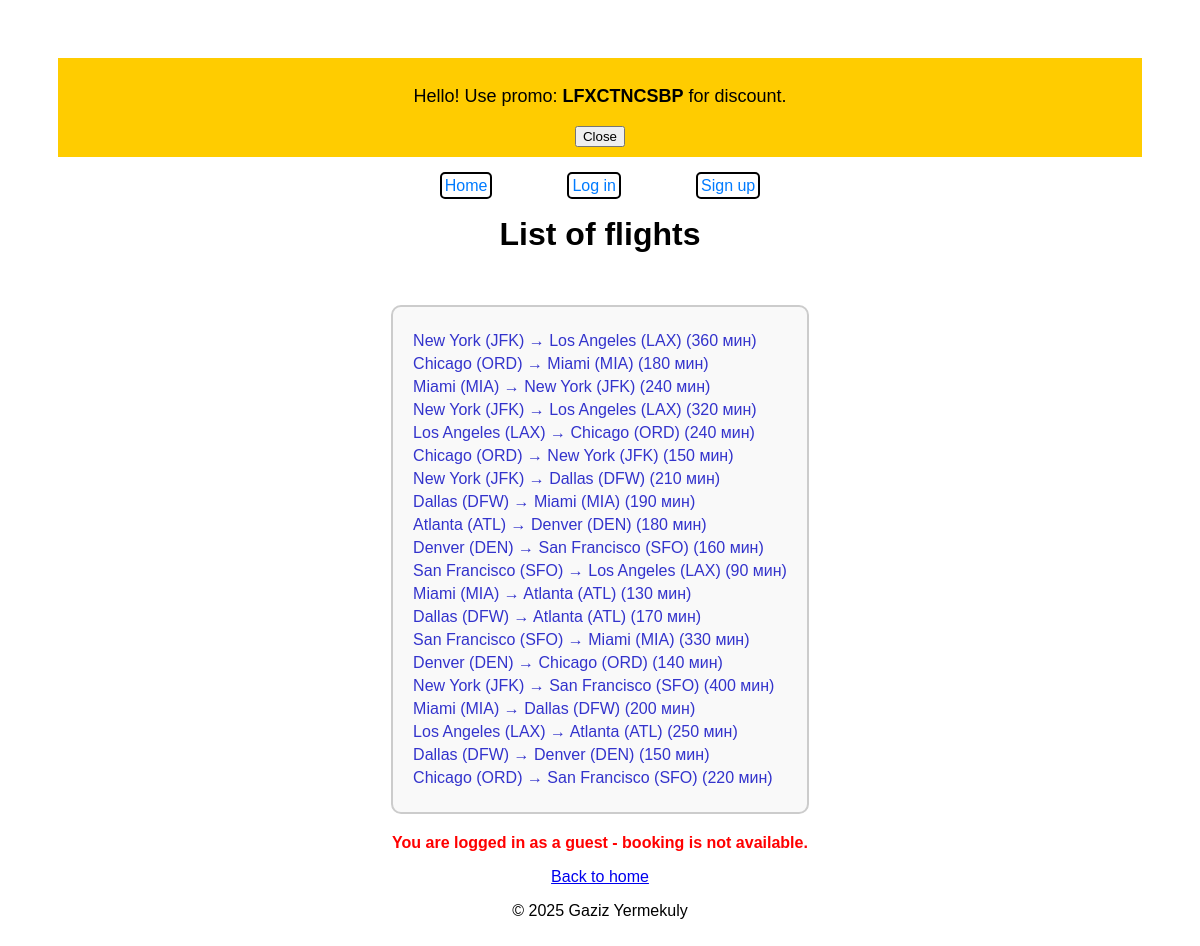
Screenshot of /guest-flights/ with the database file from the repository.
### flights/models.py (models this page shows, shortened)
class Flight(models.Model):
    origin = models.ForeignKey(Airport, on_delete=models.CASCADE, related_name="departures")
    destination = models.ForeignKey(Airport, on_delete=models.CASCADE, related_name="arrivals")
    duration = models.IntegerField()
    capacity = models.IntegerField()

class Airport(models.Model):
    code = models.CharField(max_length=3, unique=True)
    city = models.CharField(max_length=64)
    def __str__(self):
        return f"{self.city} ({self.code})"

### flights/views.py (the view)
# urls.py: path('guest-flights/', views.guest_flights, name='guest_flights'),
def guest_flights(request):
    flights = Flight.objects.all()
    return render(request, 'flights/guest_flights.html', {'flights': flights})

### flights/templates/flights/guest_flights.html (shortened to what this page needs)
{% extends 'flights/base.html' %}
{% block content %}
<!DOCTYPE html>
<html>
<head>
</head>
<body>
    <h1>List of flights</h1>
    <div class="flight-box">
        {% for flight in flights %}
            <a href="#">{{ flight.origin }} → {{ flight.destination }} ({{ flight.duration }} мин)</a>
        {% empty %}
            <p>Flights not found.</p>
        {% endfor %}
    </div>
    <p class="note">You are logged in as a guest - booking is not available.</p>
    <a href="{% url 'home' %}">Back to home</a>
</body>
</html>
{% endblock %}

### flights/templates/flights/guest_flights.html (style rules this page uses)
body { font-family: Arial, sans-serif; text-align: center; padding: 50px; }
.flight-box { display: inline-block; text-align: left; padding: 20px; border: 2px solid #ccc; border-radius: 10px; background-color: #f9f9f9; margin-top: 30px; }
.flight-box a { display: block; margin: 5px 0; text-decoration: none; color: #3333cc; }
.note { margin-top: 20px; color: red; font-weight: bold; }

### rows the page displays
Flight: origin "New York (JFK)", destination "Los Angeles (LAX)", duration "360"
Flight: origin "Chicago (ORD)", destination "Miami (MIA)", duration "180"
Flight: origin "Miami (MIA)", destination "New York (JFK)", duration "240"
Flight: origin "New York (JFK)", destination "Los Angeles (LAX)", duration "320"
Flight: origin "Los Angeles (LAX)", destination "Chicago (ORD)", duration "240"
Flight: origin "Chicago (ORD)", destination "New York (JFK)", duration "150"
Flight: origin "New York (JFK)", destination "Dallas (DFW)", duration "210"
Flight: origin "Dallas (DFW)", destination "Miami (MIA)", duration "190"
Flight: origin "Atlanta (ATL)", destination "Denver (DEN)", duration "180"
Flight: origin "Denver (DEN)", destination "San Francisco (SFO)", duration "160"
Flight: origin "San Francisco (SFO)", destination "Los Angeles (LAX)", duration "90"
Flight: origin "Miami (MIA)", destination "Atlanta (ATL)", duration "130"
Flight: origin "Dallas (DFW)", destination "Atlanta (ATL)", duration "170"
Flight: origin "San Francisco (SFO)", destination "Miami (MIA)", duration "330"
Flight: origin "Denver (DEN)", destination "Chicago (ORD)", duration "140"
Flight: origin "New York (JFK)", destination "San Francisco (SFO)", duration "400"
Flight: origin "Miami (MIA)", destination "Dallas (DFW)", duration "200"
Flight: origin "Los Angeles (LAX)", destination "Atlanta (ATL)", duration "250"
Flight: origin "Dallas (DFW)", destination "Denver (DEN)", duration "150"
Flight: origin "Chicago (ORD)", destination "San Francisco (SFO)", duration "220"

### other values shown
{{ request.session.promo_code }} "LFXCTNCSBP"
